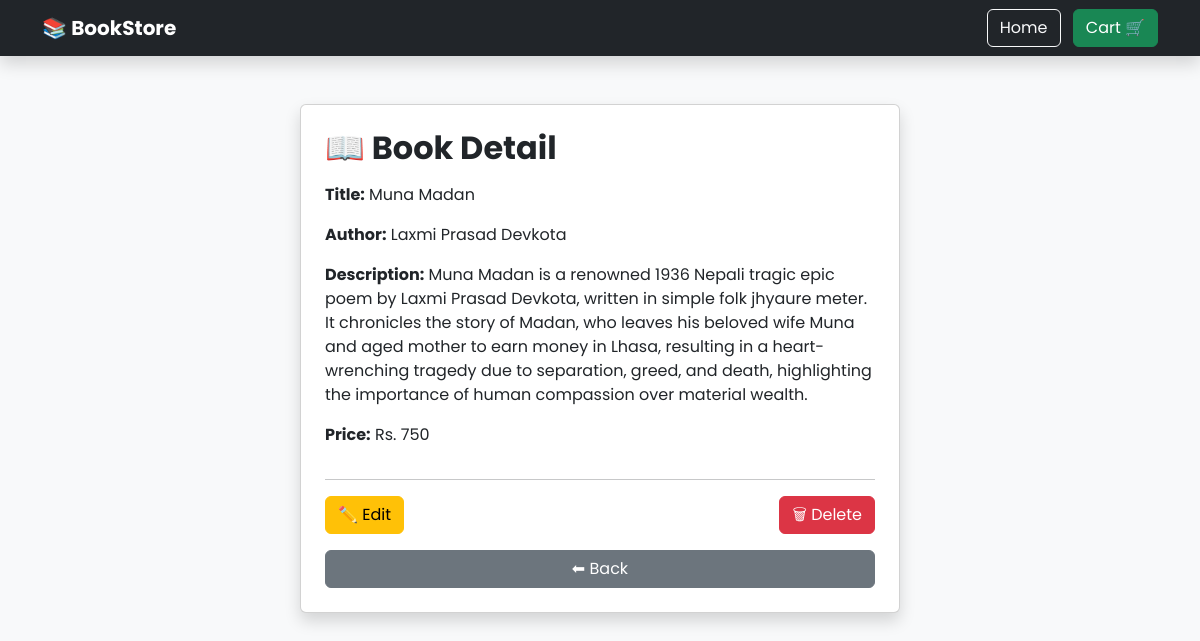
Screenshot of /book/detail/1/ with the database file from the repository.
### aboutbook/models.py (models this page shows, shortened)
class Book(models.Model):
    title = models.CharField(max_length=200)
    author= models.CharField(max_length=25)
    description= models.TextField()
    price= models.IntegerField()

### aboutbook/views.py (the view)
# urls.py: path('detail/<int:id>/', detail, name='detail'),    # Book detail
def detail(request, id):
    book = get_object_or_404(Book, id=id)
    return render(request, 'aboutbook/detail.html', {'book': book})

### templates/aboutbook/detail.html
{% extends 'base.html' %}
{% block body %}
<div class="card shadow p-4 mx-auto" style="max-width:600px;">
    <h2 class="mb-3 fw-bold">📖 Book Detail</h2>
    <p><strong>Title:</strong> {{ book.title }}</p>
    <p><strong>Author:</strong> {{ book.author }}</p>
    <p><strong>Description:</strong> {{ book.description }}</p>
    <p><strong>Price:</strong> Rs. {{ book.price }}</p>
    <hr>
    <div class="d-flex justify-content-between">
        <a href="{% url 'edit' book.id %}" class="btn btn-warning">✏️ Edit</a>
        <a href="{% url 'delete' book.id %}" class="btn btn-danger">🗑 Delete</a>
    </div>
    <a href="{% url 'book_list' %}" class="btn btn-secondary mt-3">⬅ Back</a>
</div>
{% endblock %}

### rows the page displays
Book: title "Muna Madan", author "Laxmi Prasad Devkota", description "Muna Madan is a renowned 1936 Nepali tragic epic poem by Laxmi Prasad Devkota, written in simple folk jhyaure meter. It chronicles the story of Madan, who leaves his beloved wife Muna and aged mother to earn money in Lhasa, resulting in a heart-wrenching tragedy due to separation, greed, and death, highlighting the importance of human compassion over material wealth.", price "750"
